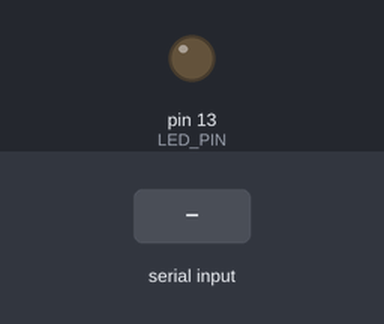
Simulated run of this sketch. Board: Arduino Uno, built with avr-gcc and run on an emulated ATmega328P. Shown: output pins drawn as LEDs (lit = HIGH). Inputs (shaded band) come from the test bench.

Above: at 0.6 s.
At 1.2 s:
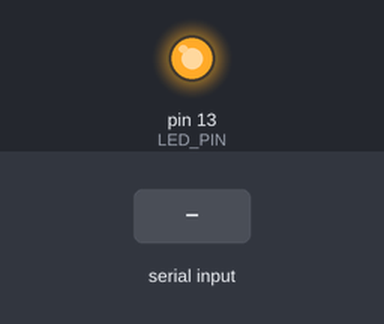
1.3 s: "5\n" received over Serial
3.0 s: "90\n" received over Serial
At 4.2 s:
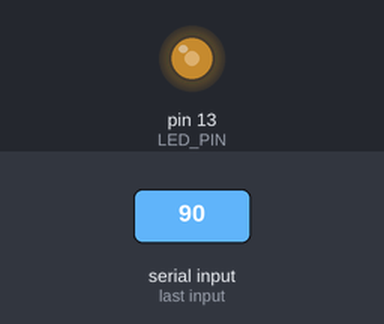
Timing chart, 0 to 6.0 s (numbered marks = the images above; inputs shaded):
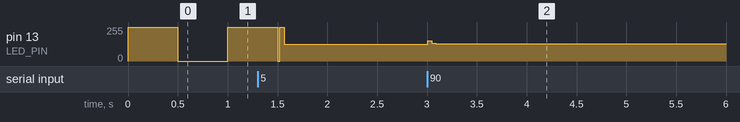

The sketch:

5_serial_communication.ino
```cpp
#define LED_PIN 13

int blinkDelay = 500;
int LEDstate = LOW;

void setup()
{
  Serial.begin(115200);
  Serial.setTimeout(10);
  pinMode(LED_PIN, OUTPUT);
}

void loop()
{
  if (Serial.available() > 0) {
    int data;
    data = Serial.parseInt();
    if (blinkDelay >= 100 && blinkDelay <= 1000) {
      blinkDelay = data;
    }
  }

  if (LEDstate == LOW) {
    LEDstate = HIGH;
  } else {
    LEDstate = LOW;
  }

  digitalWrite(LED_PIN, LEDstate);
  delay(blinkDelay);
}
```

Measured:
- after the input at 3.0 s, pin 13 (LED_PIN): 127/255 → 128/255 at once
